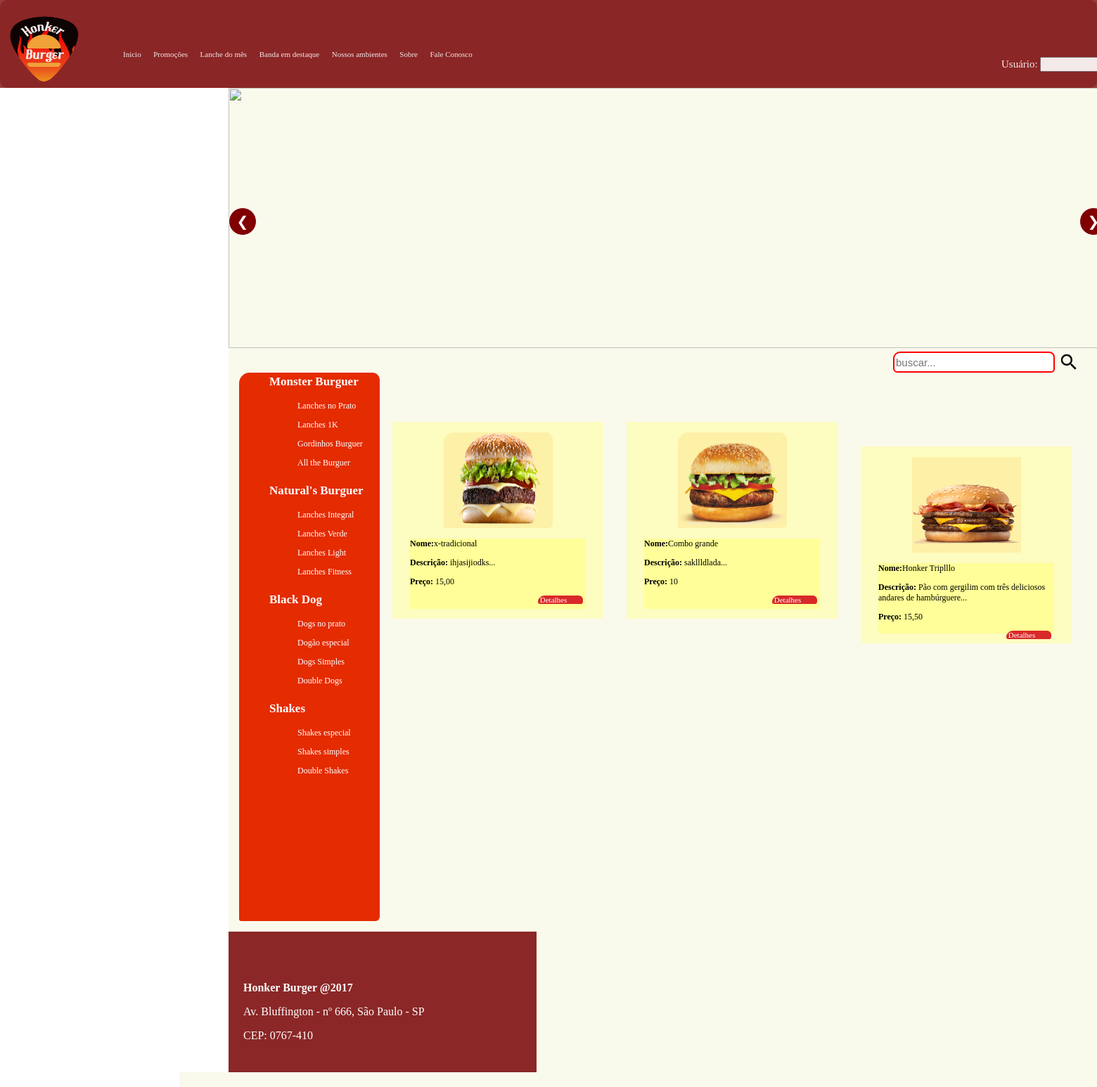
The page / on the database its author committed.
### tables this page shows
CREATE TABLE `tblcategorias` (
  `idCategorias` int(11) NOT NULL AUTO_INCREMENT,
  `NomeCategoria` varchar(45) NOT NULL,
  PRIMARY KEY (`idCategorias`)
);

CREATE TABLE `tblsubcategorias` (
  `idSub` int(11) NOT NULL AUTO_INCREMENT,
  `nomeSub` varchar(45) NOT NULL,
  `idCategorias` int(11) NOT NULL,
  PRIMARY KEY (`idSub`),
  KEY `fk_tblSubCategorias_tblCategorias1_idx` (`idCategorias`),
  CONSTRAINT `fk_tblSubCategorias_tblCategorias1` FOREIGN KEY (`idCategorias`) REFERENCES `tblcategorias` (`idCategorias`) ON DELETE NO ACTION ON UPDATE NO ACTION
);

CREATE TABLE `tbl_produtos` (
  `idProdutos` int(11) NOT NULL AUTO_INCREMENT,
  `nome` varchar(45) NOT NULL,
  `descricao` text NOT NULL,
  `foto` varchar(100) NOT NULL,
  `preco` varchar(45) NOT NULL,
  `statusLanche` tinyint(4) DEFAULT NULL,
  `idPromocao` int(11) DEFAULT NULL,
  `idSub` int(11) NOT NULL,
  `selecsub` tinyint(1) DEFAULT NULL,
  `clickDetalhes` int(11) DEFAULT NULL,
  PRIMARY KEY (`idProdutos`),
  KEY `fk_promocao` (`idPromocao`),
  KEY `idSub_idx` (`idSub`),
  CONSTRAINT `fk_promocao` FOREIGN KEY (`idPromocao`) REFERENCES `tbl_promocao` (`idPromocao`)
);

### index.php (the view, shortened to what this page needs)
<html>
	<head>
		<link rel="stylesheet" type="text/css" href="css/style.css">
	</head>
	<body onload="autoSlide();">
		<header>
			<div id="caixaoculta">
				<div id="centralizar">
					<div id="logo">
						<img src="imagens/logoletrabranca.png" width="100%" height="100%"> </img>
					</div>
					<form name="frmlogin" method="post" action="index.php">
						<div id="autenticacao">
							Usuário: <input   type="text" name ="txtusuario" size="12"/>&nbsp;
						</div>
					</form>
					<nav>
						<ul class="lstmenu2">
							<li><a href="index.php">Inicio</a></li>
							<li><a href="promocoes.php">Promoções </a></li>
							<li><a href="lanchedomes.php">Lanche do mês </a></li>
							<li><a href="bandaemdestaque.php">Banda em destaque </a></li>
							<li><a href="nossosambientes.php">Nossos ambientes </a></li>
							<li><a href="sobre.php"> Sobre </a> </li>
							<li><a href="faleconosco.php">Fale Conosco</a> </li>
						</ul>
					</nav>
				</div>
			</div>
		</header>
		<div id="principal">
			<section>
					<div id="slider">
						<img  class="slides" src="imagens/bannerlanche.png" >
						<button class="button" onClick="plusIndex(-1)" id="btn1">&#10094; </button>
						<button class="button" onClick="plusIndex(1)" id="btn2">&#10095; </button>
					</div>
					<nav id="menu">
						<form name="frmhome" method="post" action="index.php">
											<?php
													$sql="select * from tblcategorias";
													$select=mysql_query($sql);
													while($consulta1=mysql_fetch_array($select))
													{
											?>
												<table>
													<tr>
														<td>
															<ul >
																<li class="letra">
																	<a href="index.php?categoria=<?php echo($consulta1['idCategorias']); ?>"><p><b><?php echo($consulta1['NomeCategoria']);?></b></p></a>
																		<?php
																			$sql1="select * from tblsubcategorias where idCategorias = ".$consulta1['idCategorias'];
																			$select1=mysql_query($sql1);
																			while($consulta=mysql_fetch_array($select1))
																			{
																		?>
																			<ul>
																				<li class="letra2">
																							<a href="index.php?subcategoria=<?php echo($consulta['idSub']); ?>"><p><?php echo($consulta['nomeSub']);?></p></a>
																				</li>
																			</ul>
																		<?php
																			}
																		?>
																</li>
															</ul>
														</td>
													</tr>
												</table>
										<?php
											}
										?>
					</nav>
							<div id="buscar">
								<input  id="input_pesquisar" name="txtbusca" placeholder="buscar...">
								<div id="busca">
									<img width="100%" height="100%" src="imagens/buscaa.png"/>
								</div>
							</div>
								<?php
										$sql0="select idProdutos,nome,substring(descricao,1,60) as descricao,foto,preco,idSub,clickDetalhes from tbl_produtos order by rand()";
										$selectt=mysql_query($sql0);
											while($consultaa=mysql_fetch_array($selectt))
											{
								?>
												<div class="produto">
													<div class="imgproduto">
														<img src="cms/<?php  echo($consultaa['foto']); ?>" height="100%" width="100%"/>
													</div>
													<div class="descricao">
														<b>Nome:</b><?php echo($consultaa['nome']);?>
														<p><b>Descrição:</b> <?php echo($consultaa['descricao']);?>...
														</p>
														<p><b>Preço:</b> <?php echo($consultaa['preco']);?></p>
															<a href="Detalhes.php?lanche&detalhes=<?php echo ($consultaa['clickDetalhes']); ?>&codigo=<?php echo($consultaa['idProdutos']); ?>" class="Detalhes">&nbsp;Detalhes</a>
													</div>
												</div>
								<?php
											}
								?>
			</section>
			<footer>
				<div id="divisaorodape">
					<div id="info">
						<b>Honker Burger @2017</b>
						<p>Av. Bluffington - nº 666, São Paulo - SP</p>
						 CEP: 0767-410
					</div>
				</div>
			</footer>
		</div>
	</body>
</html>

### rows shown on the page
tblcategorias: NomeCategoria "Monster Burguer"
tblsubcategorias: nomeSub "Lanches no Prato"
tblsubcategorias: nomeSub "Lanches 1K"
tblsubcategorias: nomeSub "Gordinhos Burguer"
tblsubcategorias: nomeSub "All the Burguer"
tblcategorias: NomeCategoria "Natural's Burguer"
tblsubcategorias: nomeSub "Lanches Integral"
tblsubcategorias: nomeSub "Lanches Verde"
tblsubcategorias: nomeSub "Lanches Light"
tblsubcategorias: nomeSub "Lanches Fitness"
tblcategorias: NomeCategoria "Black Dog"
tblsubcategorias: nomeSub "Dogs no prato"
tblsubcategorias: nomeSub "Dogão especial"
tblsubcategorias: nomeSub "Dogs Simples"
tblsubcategorias: nomeSub "Double Dogs"
tblcategorias: NomeCategoria "Shakes"
tblsubcategorias: nomeSub "Shakes especial"
tblsubcategorias: nomeSub "Shakes simples"
tblsubcategorias: nomeSub "Double Shakes"
tbl_produtos: foto (picture), nome "x-tradicional", descricao "ihjasijiodks", preco "15,00"
tbl_produtos: foto (picture), nome "Combo grande", descricao "sakllldlada", preco "10"
tbl_produtos: foto (picture), nome "Honker Triplllo", descricao "Pão com gergilim com três deliciosos andares de hambúrguere", preco "15,50"
